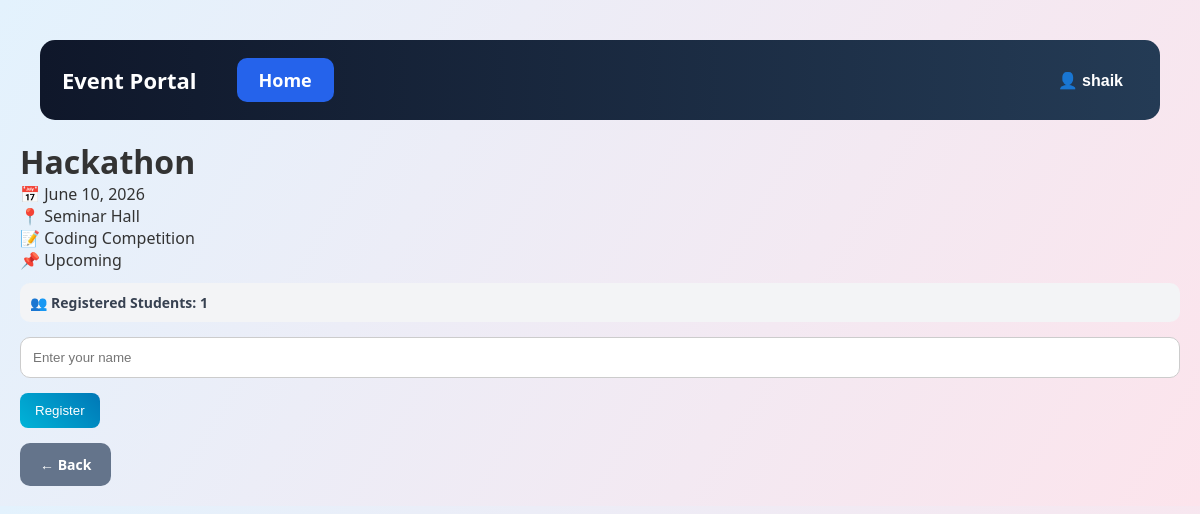
The page /event/19/ (signed in) on the database its author committed.
### events/models.py (models this page shows, shortened)
class Event(models.Model):
    STATUS_CHOICES = (
        ('Upcoming', 'Upcoming'),
        ('Ongoing', 'Ongoing'),
        ('Completed', 'Completed'),
    )
    name = models.CharField(max_length=100)
    date = models.DateField()
    location = models.CharField(max_length=100)
    description = models.TextField()
    status = models.CharField(
        max_length=20,
        choices=STATUS_CHOICES,
        default='Upcoming'
    )

### events/views.py (the view, shortened to what this page needs)
# urls.py: path('event/<int:event_id>/',views.event_detail,name='event_detail'),
@login_required
def event_detail(request, event_id):
    event = get_object_or_404(
        Event,
        id=event_id
    )
    return render(
        request,
        'events/event_detail.html',
        {
            'event': event,
            'is_student': is_student(request.user),
            'is_admin': is_admin(request.user),
        }
    )

### events/views.py (called while the page is built)
def is_admin(user):
    if user.is_superuser:
        return True
    return (
        hasattr(user, 'userprofile')
        and user.userprofile.role == 'admin'
    )

def is_student(user):
    return (
        hasattr(user, 'userprofile')
        and user.userprofile.role == 'student'
    )

### events/templates/events/event_detail.html (shortened to what this page needs)
{% load static %}
<!doctype html>
<html>
  <head>
    <link rel="stylesheet" href="{% static 'events/style.css' %}" />
  </head>
  <body>
    <div class="navbar">
      <div class="logo">Event Portal</div>
      <div class="nav-links">
        <a href="/">Home</a>
      </div>
      <div class="profile-menu">
    <button class="profile-btn">
        👤 {{ request.user.username }}
    </button>
</div>
    </div>
    <div class="event-detail-container">
      <div class="event-detail-card">
        <h1>{{ event.name }}</h1>
        <p>📅 {{ event.date }}</p>
        <p>📍 {{ event.location }}</p>
        <p>📝 {{ event.description }}</p>
        <p>📌 {{ event.status }}</p>
        <div class="register-count">
          👥 Registered Students: {{ event.registration_set.count }}
        </div>
        {% if is_student and event.status == "Upcoming" %}
        <form method="POST">
          <input
            type="text"
            name="student_name"
            placeholder="Enter your name"
            required
          />
          <button type="submit">Register</button>
        </form>
        {% endif %}
        <a href="/" class="back-btn"> ← Back </a>
      </div>
    </div>
  </body>
</html>

### events/static/events/style.css (style rules this page uses)
* { margin: 0; padding: 0; box-sizing: border-box; }
body { font-family: "Segoe UI", sans-serif; background: linear-gradient(120deg, #e3f2fd, #fce4ec); color: #333; padding: 20px; }
.navbar { display: flex; align-items: center; background: linear-gradient(90deg, #0f172a, #243b55); padding: 18px 22px; border-radius: 15px; margin: 20px; gap: 40px; }
.logo { font-size: 22px; font-weight: bold; color: white; }
.nav-links { display: flex; gap: 25px; }
.nav-links a { background: #2563eb; color: white; text-decoration: none; padding: 10px 22px; border-radius: 10px; font-size: 18px; font-weight: bold; transition: 0.3s; }
form { margin-top: 15px; }
input[type="text"], input[type="date"], textarea, select { width: 100%; padding: 12px; margin-bottom: 15px; border-radius: 10px; border: 1px solid #ccc; outline: none; }
button { padding: 10px 15px; border: none; border-radius: 8px; background: linear-gradient(45deg, #00b4d8, #0077b6); color: white; cursor: pointer; transition: 0.3s; }
.register-count { margin-top: 12px; background: #f3f4f6; padding: 10px; border-radius: 10px; font-size: 14px; font-weight: bold; color: #374151; }
a.back-btn { display: inline-block; margin-top: 15px; background: #64748b; color: white !important; padding: 12px 20px; border-radius: 10px; text-decoration: none; font-weight: bold; font-size: 14px; transition: 0.3s; }
.profile-menu { position: relative; margin-left: auto; }
.profile-btn { background: transparent; border: none; color: white; font-size: 16px; font-weight: bold; cursor: pointer; }

### rows shown on the page
Event: name "Hackathon", date "June 10, 2026", location "Seminar Hall", description "Coding Competition", status "Upcoming", registration_set.count "1"

### other values the page prints
{{ request.user.username }} "shaik"
